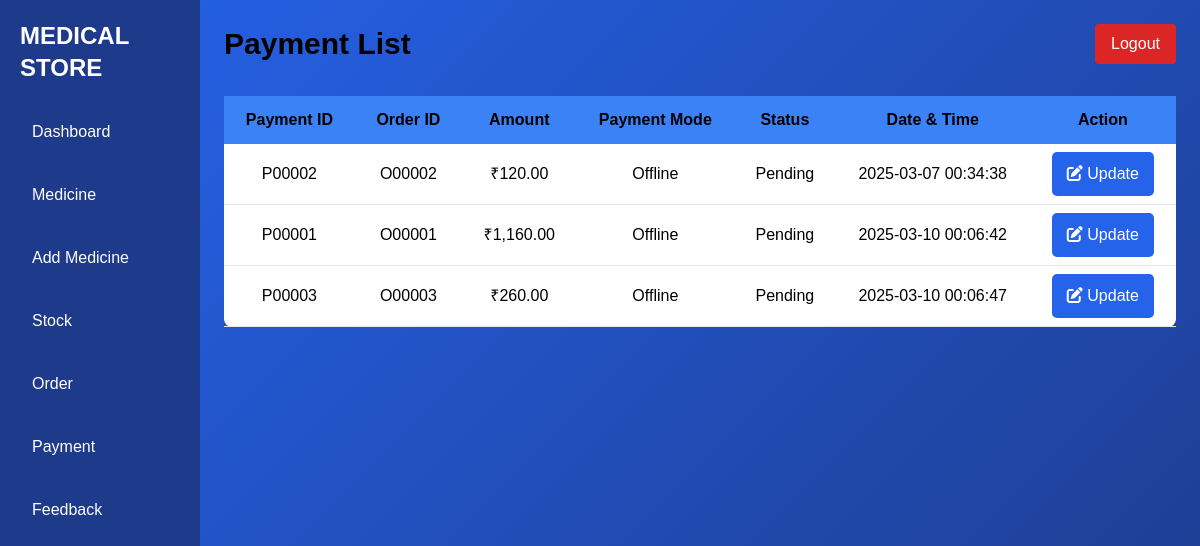
Page /view_payment.php on the committed database.
### tables this page shows
CREATE TABLE `payment` (
  `payment_id` varchar(20) NOT NULL,
  `order_id` varchar(20) NOT NULL,
  `amount` int(11) NOT NULL,
  `payment_mode` enum('Online','Offline') NOT NULL,
  `payment_status` enum('Pending','Completed','Failed') NOT NULL DEFAULT 'Pending',
  `payment_datetime` datetime NOT NULL DEFAULT current_timestamp(),
  `transaction_id` varchar(50) DEFAULT NULL
);

### view_payment.php (the view, shortened to what this page needs)
<?php
include 'connection.php';
?>
<!DOCTYPE html>
<html lang="en">
<head>
    <link href="https://cdn.jsdelivr.net/npm/tailwindcss@2.2.19/dist/tailwind.min.css" rel="stylesheet">
</head>
<body>
    <div class="flex">
        <div class="w-1/6 custom-sidebar text-white">
            <h1 class="text-2xl font-bold mb-6">MEDICAL STORE</h1>
            <ul>
                <li><a href="admin.php">Dashboard</a></li>
                <li><a href="medicine.php">Medicine</a></li>
                <li><a href="add_medicine.php">Add Medicine</a></li>
                <li><a href="stock.php">Stock</a></li>
                <li><a href="view_order.php">Order</a></li>
                <li><a href="view_payment.php">Payment</a></li>
                <li><a href="view_feedback.php">Feedback</a></li>
            </ul>
        </div>
        <div class="w-5/6 p-6">
            <div class="flex justify-between items-center">
                <h2 class="text-3xl font-bold">Payment List</h2>
                <a href="logout1.php" class="bg-red-600 text-white py-2 px-4 rounded">Logout</a>
            </div>
            <div class="overflow-x-auto mt-8">
                <table class="min-w-full bg-white shadow-md rounded-lg">
                    <thead class="bg-blue-500 text-black">
                        <tr>
                            <th class="py-3 px-5">Payment ID</th>
                            <th class="py-3 px-5">Order ID</th>
                            <th class="py-3 px-5">Amount</th>
                            <th class="py-3 px-5">Payment Mode</th>
                            <th class="py-3 px-5">Status</th>
                            <th class="py-3 px-5">Date & Time</th>
                            <th class="py-3 px-5">Action</th>
                        </tr>
                    </thead>
                    <tbody>
                        <?php
                        $sql = "SELECT payment_id, order_id, amount, payment_mode,
                                   payment_status, payment_datetime
                            FROM payment ORDER BY payment_datetime";
                        $result = $conn->query($sql);
                        if ($result->num_rows > 0) {
                            while ($row = $result->fetch_assoc()) {
                                echo "<tr class='border-b' id='row-{$row['payment_id']}'>";
                                echo "<td class='py-2 px-5 text-center'>" . htmlspecialchars($row['payment_id']) . "</td>";
                                echo "<td class='py-2 px-5 text-center'>" . htmlspecialchars($row['order_id']) . "</td>";
                                echo "<td class='py-2 px-5 text-center'>₹" . number_format($row['amount'], 2) . "</td>";
                                echo "<td class='py-2 px-5 text-center'>" . htmlspecialchars($row['payment_mode']) . "</td>";
                                echo "<td class='py-2 px-5 status text-center' data-id='{$row['payment_id']}'>" . htmlspecialchars($row['payment_status']) . "</td>";
                                echo "<td class='py-2 px-5 text-center'>" . htmlspecialchars($row['payment_datetime']) . "</td>";
                                echo "<td class='py-2 px-5 text-center'>
                                <button class='btn-update' data-id='{$row['payment_id']}' data-order='{$row['order_id']}'>
                                    <i class='fas fa-edit'></i> Update
                                </button>
                            </td>";
                                echo "</tr>";
                            }
                        } else {
                            echo "<tr><td colspan='7' class='py-2 px-4 text-center'>No payments found</td></tr>";
                        }
                        ?>
                    </tbody>
                </table>
            </div>
        </div>
    </div>
</body>
</html>

### view_payment.php (style rules this page uses)
body { background: linear-gradient(135deg, #2563EB, #1E3A8A); font-family: 'Arial', sans-serif; color: black; }
.custom-sidebar { background: #1E3A8A; min-height: 100vh; padding: 20px; }
.custom-sidebar ul { list-style: none; padding: 0; }
.custom-sidebar li { margin: 15px 0; padding: 12px; border-radius: 5px; transition: background 0.3s; }
.custom-sidebar li a { color: white; text-decoration: none; display: block; }
button { background: #2563EB; color: white; padding: 10px 15px; font-size: 16px; border: none; border-radius: 5px; cursor: pointer; transition: background 0.3s; }

### rows in the picture
payment: payment_id "P00002", order "O00002", amount "120.00", payment_mode "Offline", payment_status "Pending", payment_datetime "2025-03-07 00:34:38"
payment: payment_id "P00001", order "O00001", amount "1,160.00", payment_mode "Offline", payment_status "Pending", payment_datetime "2025-03-10 00:06:42"
payment: payment_id "P00003", order "O00003", amount "260.00", payment_mode "Offline", payment_status "Pending", payment_datetime "2025-03-10 00:06:47"
